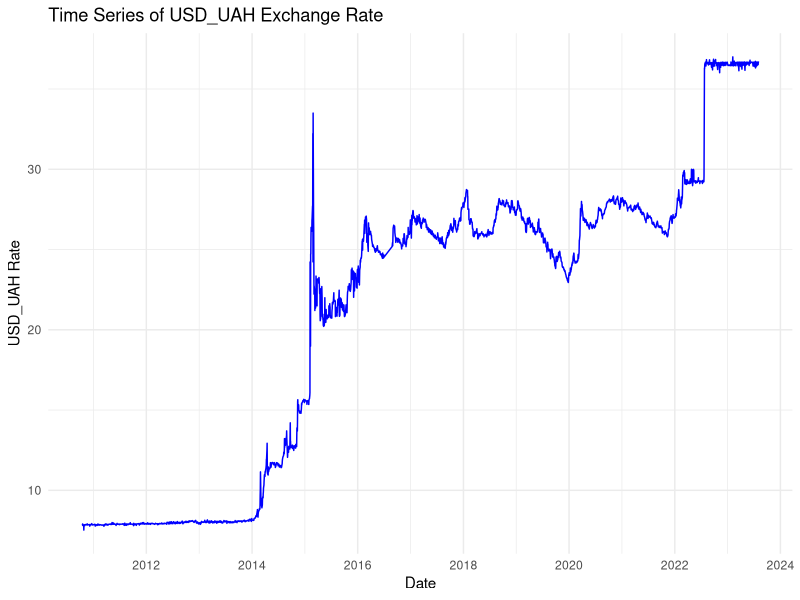

This chart was generated by the following R code:
library(tidyverse)
library(ggplot2)

belarus <- read_csv("data/BYN=X.csv") %>% select(Date, Close)
ukraine <- read_csv("data/UAH=X.csv") %>% select(Date, Close)
russia  <- read_csv("data/RUB=X.csv") %>% select(Date, Close)
euro <- read_csv("data/EURUSD=X.csv") %>% select(Date, Close)
USD <- read_csv("data/DX-Y.NYB.csv") %>% select(Date, Close)

USD$Date <- as.Date(USD$Date, format = "%Y-%m-%d")
euro$Date <- as.Date(euro$Date, format = "%Y-%m-%d")
russia$Date <- as.Date(russia$Date, format = "%Y-%m-%d")
ukraine$Date <- as.Date(ukraine$Date, format = "%Y-%m-%d")
belarus$Date <- as.Date(belarus$Date, format = "%Y-%m-%d")

ts <- USD %>% left_join(euro, by='Date') %>% left_join(russia, by='Date') %>% left_join(ukraine, by='Date') %>% 
  left_join(belarus, by='Date') %>%
  mutate_if(is.character, ~ ifelse(. == "null", NA, .)) %>%
  drop_na() %>%
  mutate_at(vars(-Date), as.numeric)
colnames(ts) <- c("Date", "DX", "USD_EUR", "USD_RUB", "USD_UAH", "USD_BYN")

plot_series <- function(data, curr) {
  ggplot(data = data, aes_string(x = "Date", y = curr)) +
    geom_line(color = "blue") +
    labs(title = paste0("Time Series of ", curr, " Exchange Rate"), x = "Date", y = paste0(curr, " Rate")) +
    scale_x_date(date_breaks = "2 years", date_labels = "%Y") +
    theme_minimal()
}

plot_series(ts, "USD_UAH")


